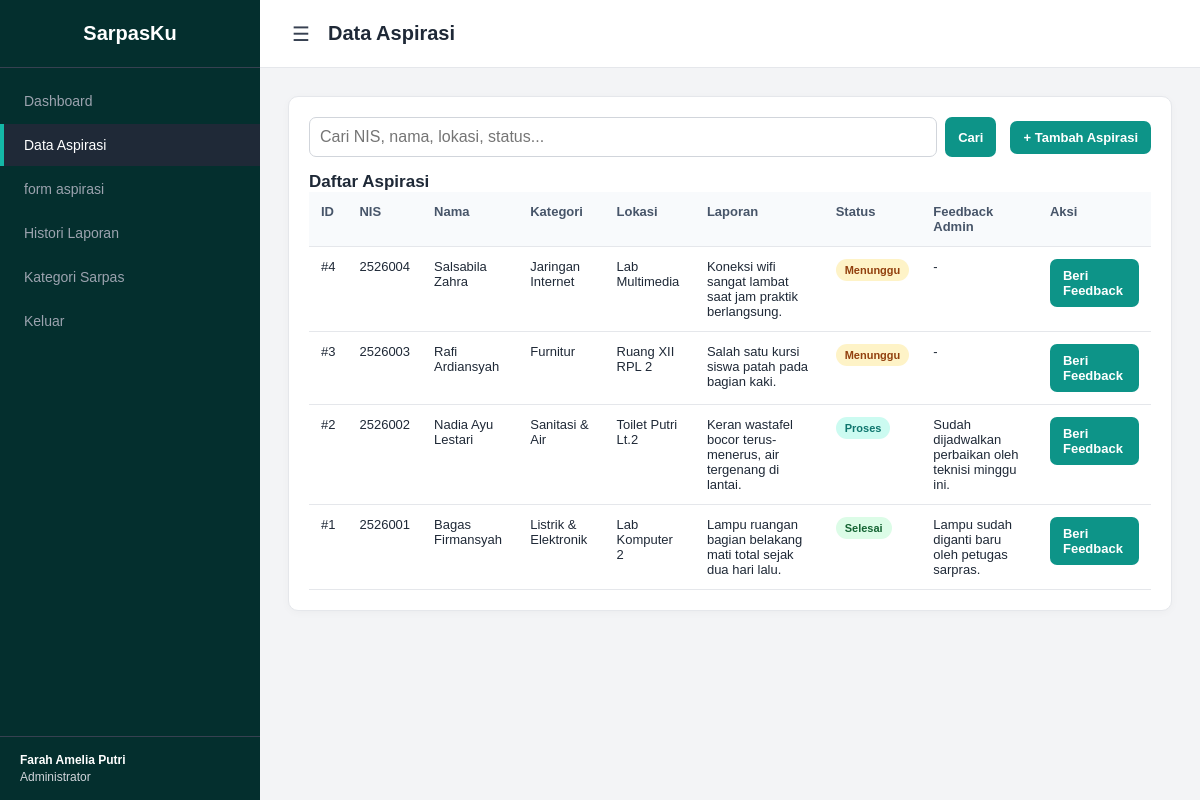
Page /view/admin/aspirasi.php (signed in) on the committed database.
### tables this page shows
CREATE TABLE `aspirasi` (
  `id_aspirasi` int(11) NOT NULL,
  `nis` varchar(10) NOT NULL,
  `id_kategori` int(11) NOT NULL,
  `id_admin` int(11) DEFAULT NULL,
  `lokasi` varchar(50) NOT NULL,
  `keterangan` varchar(255) NOT NULL,
  `status` enum('Menunggu','Proses','Selesai') NOT NULL DEFAULT 'Menunggu',
  `feedback` varchar(255) DEFAULT NULL,
  `tanggal` datetime DEFAULT current_timestamp(),
  `updated_at` datetime DEFAULT current_timestamp() ON UPDATE current_timestamp()
);

CREATE TABLE `siswa` (
  `nis` varchar(10) NOT NULL,
  `nama` varchar(50) NOT NULL,
  `kelas` varchar(10) NOT NULL,
  `password` varchar(255) NOT NULL,
  `created_at` timestamp NOT NULL DEFAULT current_timestamp()
);

CREATE TABLE `kategori` (
  `id_kategori` int(11) NOT NULL,
  `nama_kategori` varchar(50) NOT NULL,
  `ket_kategori` varchar(255) NOT NULL
);

### config/database.php (called while the page is built, shortened)
<?php
$server = 'localhost';
$username = 'root';
$pass = '';
$database = 'sarpasku_db';
$conn = mysqli_connect($server, $username, $pass, $database);
mysqli_set_charset($conn, 'utf8mb4');
function e($value) { return htmlspecialchars((string)$value, ENT_QUOTES, 'UTF-8'); }
function current_user() {
    global $conn;
    if ($_SESSION['role'] === 'admin' && !empty($_SESSION['id_admin'])) {
        $id=(int)$_SESSION['id_admin']; $st=mysqli_prepare($conn,'SELECT id_admin,username,nama FROM admin WHERE id_admin=?'); mysqli_stmt_bind_param($st,'i',$id); mysqli_stmt_execute($st); $r=mysqli_stmt_get_result($st); $u=mysqli_fetch_assoc($r); mysqli_stmt_close($st); return $u;
    }
    return null;
}

### view/admin/aspirasi.php (the view, shortened to what this page needs)
<?php
require_once __DIR__ . '/../../config/database.php';
$user = current_user();
$q=trim($_GET['q']??''); $rows=[];
if($q!==''){ $like='%'.$q.'%'; $st=mysqli_prepare($conn,"SELECT a.id_aspirasi,a.nis,s.nama,k.nama_kategori,a.lokasi,a.keterangan,a.feedback,a.status,a.tanggal FROM aspirasi a LEFT JOIN siswa s ON s.nis=a.nis LEFT JOIN kategori k ON k.id_kategori=a.id_kategori WHERE a.nis LIKE ? OR s.nama LIKE ? OR k.nama_kategori LIKE ? OR a.lokasi LIKE ? OR a.keterangan LIKE ? OR a.status LIKE ? ORDER BY a.tanggal DESC,a.id_aspirasi DESC"); mysqli_stmt_bind_param($st,'ssssss',$like,$like,$like,$like,$like,$like); mysqli_stmt_execute($st); $res=mysqli_stmt_get_result($st); } else { $res=mysqli_query($conn,"SELECT a.id_aspirasi,a.nis,s.nama,k.nama_kategori,a.lokasi,a.keterangan,a.feedback,a.status,a.tanggal FROM aspirasi a LEFT JOIN siswa s ON s.nis=a.nis LEFT JOIN kategori k ON k.id_kategori=a.id_kategori ORDER BY a.tanggal DESC,a.id_aspirasi DESC"); }
while($x=mysqli_fetch_assoc($res)) $rows[]=$x; if(isset($st)) mysqli_stmt_close($st);
?>
<!doctype html><html lang="id"><head><meta charset="utf-8"><meta name="viewport" content="width=device-width,initial-scale=1"><title>Data Aspirasi</title><link rel="stylesheet" href="../../assets/admin.css"></head><body>
<aside class="sidebar" id="sidebar"><div class="sidebar-header">SarpasKu</div><ul>
<li><a href="dashboard.php" class="">Dashboard</a></li>
<li><a href="aspirasi.php" class="active">Data Aspirasi</a></li>
<li><a href="form_aspirasi.php" class="">form aspirasi</a></li>
<li><a href="histori.php" class="">Histori Laporan</a></li>
<li><a href="kategori.php" class="">Kategori Sarpas</a></li>
<li><a href="../../logout.php">Keluar</a></li>
</ul><div class="admin-user"><strong><?=e($user["nama"]??"Admin")?></strong>Administrator</div></aside>
<div class="main-content">
<header class="topbar"><label for="menuToggle" class="menu-icon">&#9776;</label><h1>Data Aspirasi</h1></header>
<main class="content-area">
<section class="panel">
<div class="toolbar">
<form class="search" method="get"><input name="q" value="<?=e($q)?>" placeholder="Cari NIS, nama, lokasi, status..."><button class="btn" type="submit">Cari</button></form>
<a class="btn" href="form_aspirasi.php">+ Tambah Aspirasi</a>
</div>
<h2 style="margin-top:0">Daftar Aspirasi</h2>
<div style="overflow:auto"><table class="table">
<tr><th>ID</th><th>NIS</th><th>Nama</th><th>Kategori</th><th>Lokasi</th><th>Laporan</th><th>Status</th><th>Feedback Admin</th><th>Aksi</th></tr>
<?php foreach($rows as $a):?>
<tr><td>#<?=$a['id_aspirasi']?></td><td><?=e($a['nis'])?></td><td><?=e($a['nama'])?></td><td><?=e($a['nama_kategori'])?></td><td><?=e($a['lokasi'])?></td><td><?=e($a['keterangan'])?></td><td><span class="badge <?=strtolower($a['status'])?>"><?=e($a['status'])?></span></td><td><?=e($a['feedback']?:'-')?></td><td><a class="btn" href="detail_aspirasi.php?id=<?=$a['id_aspirasi']?>">Beri Feedback</a></td></tr>
<?php endforeach;?>
</table></div></section>
</main></div>
</body></html>

### assets/admin.css (style rules this page uses)
* { box-sizing:border-box }
body { margin:0;font-family:Arial,sans-serif;background:#f3f4f6;color:#1f2937 }
.sidebar { width:260px;background:#042f2e;color:#fff;height:100vh;position:fixed;left:0;top:0;z-index:1000;display:flex;flex-direction:column;transition:transform .25s ease }
.sidebar-header { padding:22px 20px;font-size:20px;font-weight:700;text-align:center;border-bottom:1px solid #374151 }
.sidebar ul { list-style:none;padding:10px 0;margin:0 }
.sidebar li { margin:2px 0 }
.sidebar a { display:block;padding:13px 20px;color:#9ca3af;text-decoration:none;border-left:4px solid transparent;font-size:14px }
.sidebar a:hover,.sidebar a.active { background:#1f2937;color:#fff;border-left-color:#14b8a6 }
.admin-user { margin-top:auto;padding:16px 20px;border-top:1px solid #374151;font-size:12px;color:#d1d5db }
.admin-user strong { display:block;color:#fff;margin-bottom:3px }
.main-content { margin-left:260px;min-height:100vh;transition:margin-left .25s ease }
.topbar { height:68px;background:#fff;border-bottom:1px solid #e5e7eb;display:flex;align-items:center;gap:14px;padding:0 28px }
.topbar h1 { font-size:20px;margin:0 }
.menu-icon { font-size:20px;line-height:1;color:#374151;cursor:pointer;background:none;border:0;padding:4px }
.content-area { padding:28px;max-width:1400px;margin:auto }
.toolbar { display:flex;justify-content:space-between;align-items:center;gap:14px;margin-bottom:15px;flex-wrap:wrap }
.toolbar .search { margin-bottom:0;flex:1;min-width:240px }
.card,.panel { background:#fff;border:1px solid #e5e7eb;border-radius:10px;padding:20px;box-shadow:0 2px 8px #00000008 }
.panel { margin-bottom:20px }
.panel h3,.panel h2 { margin:0;font-size:17px }
.btn { display:inline-block;padding:9px 13px;border-radius:7px;background:#0d9488;color:#fff;text-decoration:none;border:0;font-weight:700;cursor:pointer;font-size:13px }
.table { width:100%;border-collapse:collapse }
.table th,.table td { padding:12px;border-bottom:1px solid #e5e7eb;text-align:left;font-size:13px;vertical-align:top }
.table th { background:#f8fafc;color:#475569 }
.search { display:flex;gap:8px;margin-bottom:15px }
.search input { flex:1;padding:10px;border:1px solid #d1d5db;border-radius:7px;font:inherit }
.badge { display:inline-block;padding:5px 9px;border-radius:999px;font-size:11px;font-weight:700;white-space:nowrap }
.menunggu { background:#fef3c7;color:#92400e }
.proses { background:#ccfbf1;color:#0f766e }
.selesai { background:#dcfce7;color:#166534 }

### rows in the picture
aspirasi: id_aspirasi "4", nis "2526004", nis.nama "Salsabila Zahra", id_kategori.nama_kategori "Jaringan Internet", lokasi "Lab Multimedia", keterangan "Koneksi wifi sangat lambat saat jam praktik berlangsung.", status "Menunggu", feedback "-"
aspirasi: id_aspirasi "3", nis "2526003", nis.nama "Rafi Ardiansyah", id_kategori.nama_kategori "Furnitur", lokasi "Ruang XII RPL 2", keterangan "Salah satu kursi siswa patah pada bagian kaki.", status "Menunggu", feedback "-"
aspirasi: id_aspirasi "2", nis "2526002", nis.nama "Nadia Ayu Lestari", id_kategori.nama_kategori "Sanitasi & Air", lokasi "Toilet Putri Lt.2", keterangan "Keran wastafel bocor terus-menerus, air tergenang di lantai.", status "Proses", feedback "Sudah dijadwalkan perbaikan oleh teknisi minggu ini."
aspirasi: id_aspirasi "1", nis "2526001", nis.nama "Bagas Firmansyah", id_kategori.nama_kategori "Listrik & Elektronik", lokasi "Lab Komputer 2", keterangan "Lampu ruangan bagian belakang mati total sejak dua hari lalu.", status "Selesai", feedback "Lampu sudah diganti baru oleh petugas sarpras."

### other values in the picture
$user["nama"] "Farah Amelia Putri"
